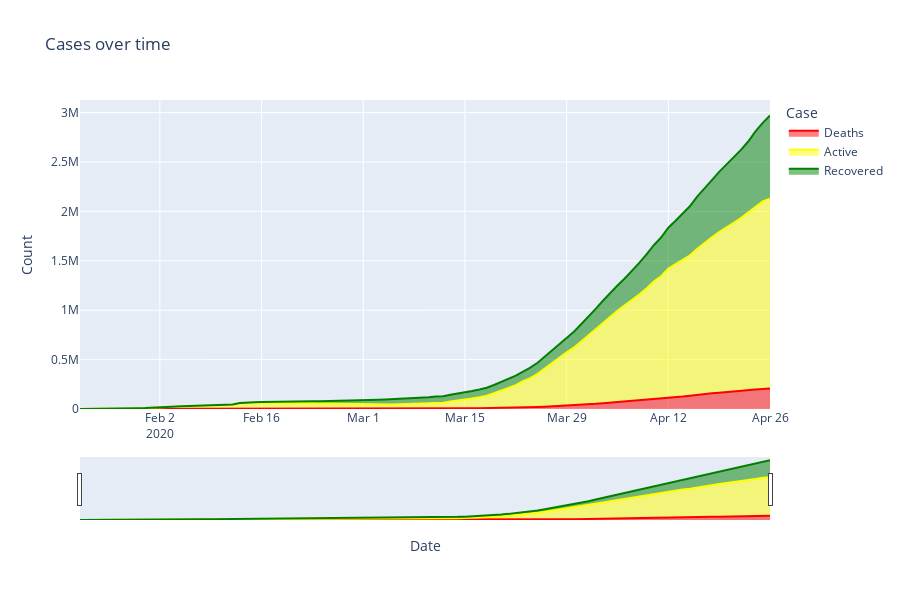

Here is the notebook cell this chart was saved with:
### Code cell
temp_df = df.groupby('Date')['Recovered', 'Deaths', 'Active'].sum().reset_index()
temp_df = temp_df.melt(id_vars='Date', value_vars=['Deaths', 'Active','Recovered'],var_name='Case', value_name='Count')

fig = px.area(temp_df, x='Date', y='Count', color='Case', height=600,
             title='Cases over time', color_discrete_sequence = ['red', 'yellow', 'green'])
fig.update_layout(xaxis_rangeslider_visible=True)
fig.show()
